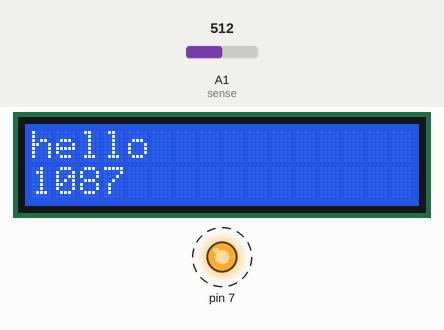
A sketch run on a simulated Arduino Uno, built with avr-gcc and run on an emulated ATmega328P. On the bench: 16×2 character LCD, output pins drawn as LEDs (lit = HIGH). Dashed ring = blinking. The test bench sets the inputs (shaded band); at power-on: A1 (sense) = 512.

Above: at 1.6 s.
1.7 s: A1 (sense) set to 122
At 2.29 s:
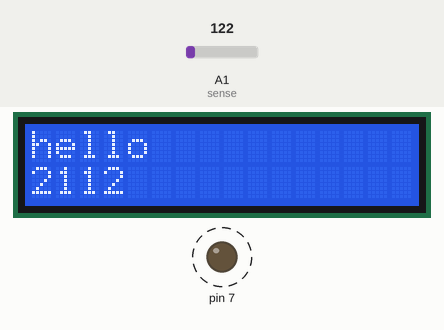
3.8 s: A1 (sense) set to 0
At 3.85 s:
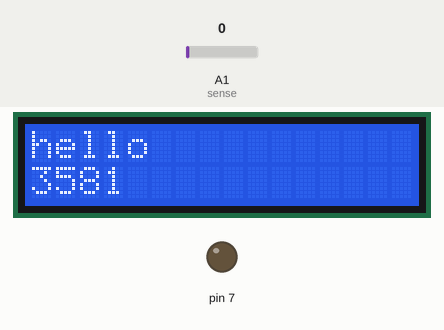
5.5 s: A1 (sense) set to 716
At 7.5 s:
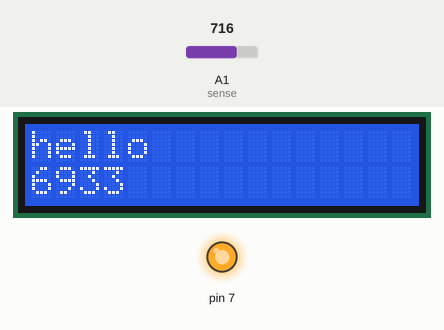
Timing chart, 0 to 15.6 s (numbered marks = the images above; inputs shaded):
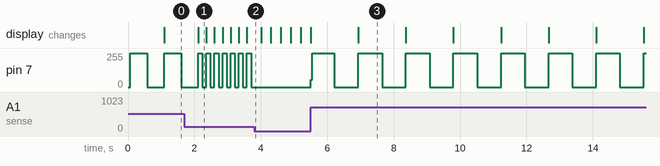

Measured:
- after the input at 1.7 s, pin 7: alternates 255/255 for 0.12 s and 0/255 for 0.12 s, starting after 0.54 s
- after the input at 3.8 s, pin 7: stops changing and stays 0/255
- after the input at 5.5 s, pin 7: 0/255 → 56/255 at once, then repeats every 1.4 s: 255/255 0.67 s, 0/255 0.72 s
- by itself, pin 7: alternates 255/255 for 0.51 s and 0/255 for 0.51 s

The sketch:

blinky_lcd_display.ino
```cpp
#include <LiquidCrystal.h>

LiquidCrystal lcd(11, 10, 5, 4, 3, 2);

unsigned long time;
int sense = A1;
int level = 0;

void setup()
{
    pinMode(sense, INPUT);
    pinMode(7, OUTPUT);
    lcd.begin(16, 2);
    lcd.print("hello");
}

void blink() {
    digitalWrite(7, HIGH);
    delay(level);
    digitalWrite(7, LOW);
    delay(level);
}

void loop() {
    level = analogRead(sense);
    lcd.setCursor(0, 1);
    time = millis();
    lcd.print(time);
    blink();
}
```

device.cpp
```cpp
#include "Arduino.h"

int ledPin = 13;                // LED connected to digital pin 13

void setup()
{
    pinMode(ledPin, OUTPUT);      // sets the digital pin as output
}

void loop()
{
    digitalWrite(ledPin, HIGH);   // sets the LED on
    delay(500);                  // waits for a second
    digitalWrite(ledPin, LOW);    // sets the LED off
    delay(500);                  // waits for a second
}
```

tester.cpp
```cpp
/**
   Simple Analog Probe
   Read an analog value and write it over serial
*/

#include "Arduino.h"

int sensed;
int sense = A0;

void setup() {
  pinMode(sense, INPUT);
  Serial.begin(115200);
}

void loop() {
  sensed = analogRead(sense);
  Serial.println(sensed);
}
```
